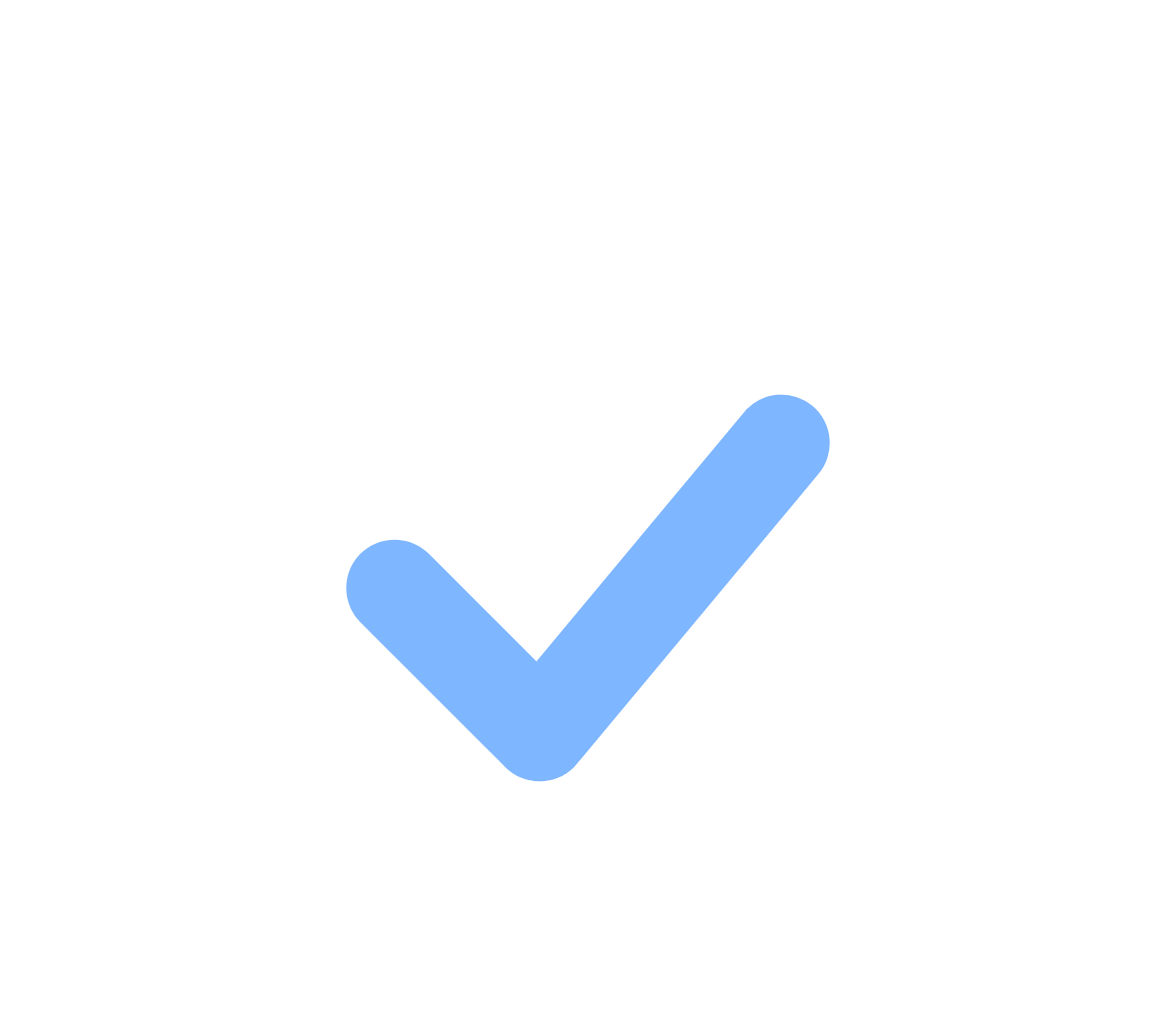
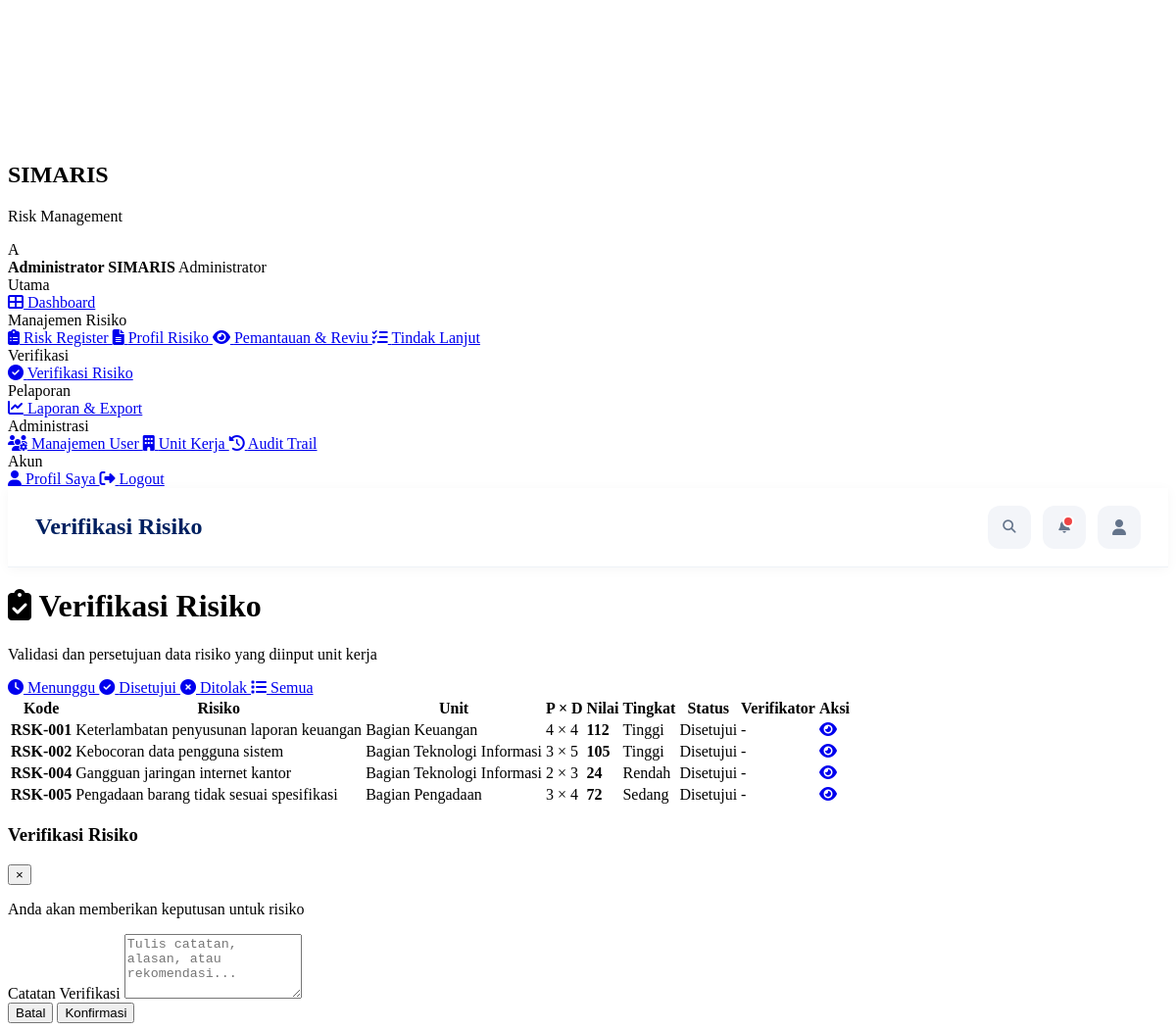
Screenshot of /pages/verifikasi.php?status=disetujui (signed in) with the database file from the repository (2 pictures, top to bottom).
### tables this page shows
CREATE TABLE `risiko` (
  `id`              INT(11)      NOT NULL AUTO_INCREMENT,
  `kode_risiko`     VARCHAR(30)  NOT NULL UNIQUE,
  `nama_risiko`     VARCHAR(255) NOT NULL,
  `unit_id`         INT(11)      NOT NULL,
  `penyebab`        TEXT         NOT NULL,
  `sumber_risiko`   ENUM('internal','eksternal') NOT NULL,
  `kategori_cuc`    ENUM('C','UC') NOT NULL COMMENT 'Controllable / Uncontrollable',
  `dampak_uraian`   TEXT         NOT NULL,
   
  `pengendalian`    TEXT,
  `efektivitas`     ENUM('efektif','tidak_efektif') DEFAULT 'tidak_efektif',
   
  `likelihood`      INT(1)       NOT NULL,
  `impact`          INT(1)       NOT NULL,
  `bobot`           INT(2)       NOT NULL,
  `nilai_risiko`    INT(4)       NOT NULL COMMENT 'P x D x Bobot',
  `tingkat_risiko`  ENUM('sangat_rendah','rendah','sedang','tinggi','sangat_tinggi') NOT NULL,
  `prioritas`       INT(1)       NOT NULL COMMENT '1=ST, 2=T, 3=S, 4=R, 5=SR',
   
  `selera_risiko`   ENUM('dalam_batas','diatas_batas') NOT NULL,
  `pilihan_penanganan` ENUM('menerima','mitigasi','menghindari','berbagi') NOT NULL,
   
  `rpr_uraian`      TEXT,
  `jadwal_mulai`    DATE,
  `jadwal_selesai`  DATE,
  `pj_id`           INT(11)      DEFAULT NULL COMMENT 'Penanggung Jawab',
   
  `target_likelihood`     INT(1),
  `target_impact`         INT(1),
  `target_bobot`          INT(2),
  `target_nilai_risiko`   INT(4),
  `target_tingkat_risiko` ENUM('sangat_rendah','rendah','sedang','tinggi','sangat_tinggi'),
   
  `status_mitigasi` ENUM('belum','belum_dimulai','dalam_proses','on_progress','selesai') DEFAULT 'belum_dimulai',
  `progress`        INT(3)       DEFAULT 0 COMMENT 'Persentase 0-100',
   
  `status_verifikasi` ENUM('draft','menunggu','disetujui','ditolak') DEFAULT 'draft',
  `verifikator_id`    INT(11)    DEFAULT NULL,
  `tanggal_verifikasi` DATETIME  DEFAULT NULL,
  `catatan_verifikasi` TEXT,
   
  `created_by`      INT(11)      NOT NULL,
  `created_at`      TIMESTAMP    DEFAULT CURRENT_TIMESTAMP,
  `updated_at`      TIMESTAMP    DEFAULT CURRENT_TIMESTAMP ON UPDATE CURRENT_TIMESTAMP,
  PRIMARY KEY (`id`),
  KEY `idx_unit` (`unit_id`),
  KEY `idx_tingkat` (`tingkat_risiko`),
  KEY `idx_status` (`status_mitigasi`)
);

CREATE TABLE `unit_kerja` (
  `id`         INT(11)      NOT NULL AUTO_INCREMENT,
  `kode_unit`  VARCHAR(20)  NOT NULL UNIQUE,
  `nama_unit`  VARCHAR(150) NOT NULL,
  `deskripsi`  TEXT,
  `created_at` TIMESTAMP    DEFAULT CURRENT_TIMESTAMP,
  PRIMARY KEY (`id`)
);

### pages/verifikasi.php (the view, shortened to what this page needs)
<?php
require_once __DIR__ . '/../includes/functions.php';
$pdo = db();
$f_status = $_GET['status'] ?? 'menunggu';
$where = ['1=1']; $params = [];
if ($f_status !== 'all') { $where[]='r.status_verifikasi=?'; $params[]=$f_status; }
$sql = "SELECT r.*, uk.nama_unit, v.nama_lengkap AS verifikator_nama
        FROM risiko r
        LEFT JOIN unit_kerja uk ON uk.id=r.unit_id
        LEFT JOIN users v ON v.id=r.verifikator_id
        WHERE ".implode(' AND ',$where)."
        ORDER BY r.created_at DESC";
$st = $pdo->prepare($sql); $st->execute($params);
$rows = $st->fetchAll();
include __DIR__.'/../includes/header.php';
?>
<div class="page-header">
    <div>
        <h1 class="page-title"><i class="fas fa-clipboard-check"></i> Verifikasi Risiko</h1>
        <p class="page-subtitle">Validasi dan persetujuan data risiko yang diinput unit kerja</p>
    </div>
</div>
<div class="filter-tabs">
    <a href="?status=menunggu" class="filter-tab <?= $f_status==='menunggu'?'active':'' ?>">
        <i class="fas fa-clock"></i> Menunggu
    </a>
    <a href="?status=disetujui" class="filter-tab <?= $f_status==='disetujui'?'active':'' ?>">
        <i class="fas fa-check-circle"></i> Disetujui
    </a>
    <a href="?status=ditolak" class="filter-tab <?= $f_status==='ditolak'?'active':'' ?>">
        <i class="fas fa-times-circle"></i> Ditolak
    </a>
    <a href="?status=all" class="filter-tab <?= $f_status==='all'?'active':'' ?>">
        <i class="fas fa-list"></i> Semua
    </a>
</div>
<div class="card">
    <div class="table-responsive">
    <table class="data-table">
        <thead>
        <tr>
            <th>Kode</th>
            <th>Risiko</th>
            <th>Unit</th>
            <th>P × D</th>
            <th>Nilai</th>
            <th>Tingkat</th>
            <th>Status</th>
            <th>Verifikator</th>
            <th>Aksi</th>
        </tr>
        </thead>
        <tbody>
        <?php if (empty($rows)): ?>
        <tr><td colspan="9" class="text-center text-muted">Tidak ada data untuk status ini.</td></tr>
        <?php else: foreach ($rows as $r): ?>
        <tr>
            <td><strong><?= e($r['kode_risiko']) ?></strong></td>
            <td><?= e($r['nama_risiko']) ?></td>
            <td><?= e($r['nama_unit']) ?></td>
            <td><?= $r['likelihood'] ?> × <?= $r['impact'] ?></td>
            <td><strong><?= $r['nilai_risiko'] ?></strong></td>
            <td><?= badgeTingkatRisiko($r['tingkat_risiko']) ?></td>
            <td><?= badgeStatusVerifikasi($r['status_verifikasi']) ?></td>
            <td><?= e($r['verifikator_nama'] ?? '-') ?></td>
            <td>
                <a href="profil_risiko.php?id=<?= $r['id'] ?>" class="btn-icon" title="Detail"><i class="fas fa-eye"></i></a>
            </td>
        </tr>
        <?php endforeach; endif; ?>
        </tbody>
    </table>
    </div>
</div>
<div class="modal-overlay" id="modalVerif">
    <div class="modal" style="max-width:500px">
        <div class="modal-header">
            <h3 id="vTitle">Verifikasi Risiko</h3>
            <button class="modal-close" onclick="closeModal('modalVerif')">&times;</button>
        </div>
        <form method="post">
            <div class="modal-body">
                <p>Anda akan memberikan keputusan untuk risiko <strong id="vKode"></strong></p>
                <div class="form-group">
                    <label>Catatan Verifikasi</label>
                    <textarea name="catatan" class="form-control" rows="4" placeholder="Tulis catatan, alasan, atau rekomendasi..."></textarea>
                </div>
            </div>
            <div class="modal-footer">
                <button type="button" class="btn btn-outline" onclick="closeModal('modalVerif')">Batal</button>
                <button class="btn btn-primary" id="vSubmit">Konfirmasi</button>
            </div>
        </form>
    </div>
</div>
<?php include __DIR__.'/../includes/footer.php'; ?>

### includes/functions.php (shortened to what this page needs)
<?php
function formatTingkatRisiko(string $tingkat): string {
    return match($tingkat) {
        'sangat_rendah' => 'Sangat Rendah',
        'rendah'        => 'Rendah',
        'sedang'        => 'Sedang',
        'tinggi'        => 'Tinggi',
        'sangat_tinggi' => 'Sangat Tinggi',
        default         => ucfirst($tingkat),
    };
}
function badgeTingkatRisiko(string $tingkat): string {
    $label = formatTingkatRisiko($tingkat);
    $class = match($tingkat) {
        'sangat_rendah' => 'badge-success',
        'rendah'        => 'badge-success',
        'sedang'        => 'badge-warning',
        'tinggi'        => 'badge-orange',
        'sangat_tinggi' => 'badge-danger',
        default         => 'badge-secondary',
    };
    return "<span class=\"badge $class\">$label</span>";
}
function badgeStatusVerifikasi(string $status): string {
    $label = match($status) {
        'draft'      => 'Draft',
        'menunggu'   => 'Menunggu',
        'disetujui'  => 'Disetujui',
        'ditolak'    => 'Ditolak',
        default      => ucfirst($status),
    };
    $class = match($status) {
        'draft'      => 'badge-secondary',
        'menunggu'   => 'badge-warning',
        'disetujui'  => 'badge-success',
        'ditolak'    => 'badge-danger',
        default      => 'badge-secondary',
    };
    return "<span class=\"badge $class\">$label</span>";
}
function e(?string $str): string {
    return htmlspecialchars($str ?? '', ENT_QUOTES, 'UTF-8');
}

### rows the page displays
risiko: kode_risiko "RSK-001", nama_risiko "Keterlambatan penyusunan laporan keuangan", unit_kerja.nama_unit "Bagian Keuangan", likelihood "4", impact "4", nilai_risiko "112", tingkat_risiko "Tinggi", status_verifikasi "Disetujui", verifikator_nama "-"
risiko: kode_risiko "RSK-002", nama_risiko "Kebocoran data pengguna sistem", unit_kerja.nama_unit "Bagian Teknologi Informasi", likelihood "3", impact "5", nilai_risiko "105", tingkat_risiko "Tinggi", status_verifikasi "Disetujui", verifikator_nama "-"
risiko: kode_risiko "RSK-004", nama_risiko "Gangguan jaringan internet kantor", unit_kerja.nama_unit "Bagian Teknologi Informasi", likelihood "2", impact "3", nilai_risiko "24", tingkat_risiko "Rendah", status_verifikasi "Disetujui", verifikator_nama "-"
risiko: kode_risiko "RSK-005", nama_risiko "Pengadaan barang tidak sesuai spesifikasi", unit_kerja.nama_unit "Bagian Pengadaan", likelihood "3", impact "4", nilai_risiko "72", tingkat_risiko "Sedang", status_verifikasi "Disetujui", verifikator_nama "-"

### other values shown
$initial "A"
$user['nama_lengkap'] "Administrator SIMARIS"
formatRole($user['role']) "Administrator"
$page_title "Verifikasi Risiko"
